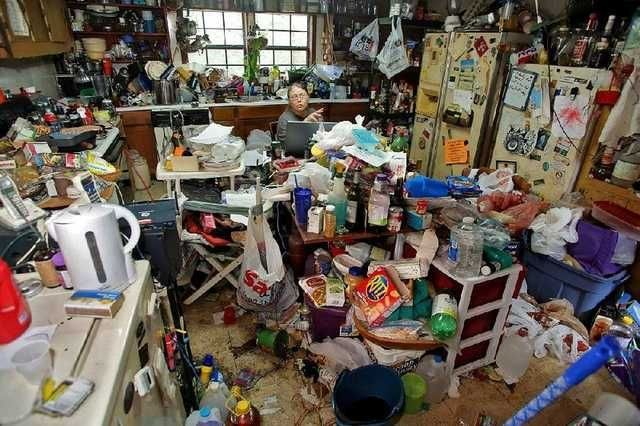
#> input picture backend/data/images/bad/bad_001.jpg, 640 x 426 px
$ python -i composition.py   (imports and definitions only)
#> lines starting #> are read from the running program, lines starting #| are printed output that depends on the picture
#> further down, picture is the input picture: shape (426, 640, 3); mean B, G, R 84.3, 93.9, 104
import cv2
import numpy as np


def _score_angle_deviation(deviations: np.ndarray, max_deviation: float) -> float:
    if deviations.size == 0:
        return 50.0

    mean_deviation = float(np.mean(deviations))
    score = 100 - (mean_deviation / max_deviation) * 100
    return float(np.clip(score, 0, 100))


def compute_composition_score(image: np.ndarray) -> float:
    """
    Computes a composition and geometric alignment score for an image.

    The score evaluates:
    - Vertical line alignment
    - Horizontal leveling (camera tilt)
    - Framing balance

    Returns:
        float: composition score normalized between 0 and 100
    """

    # --------------------------------------------------
    # 1. Convert image to grayscale and detect edges
    # --------------------------------------------------
    gray = cv2.cvtColor(image, cv2.COLOR_BGR2GRAY)
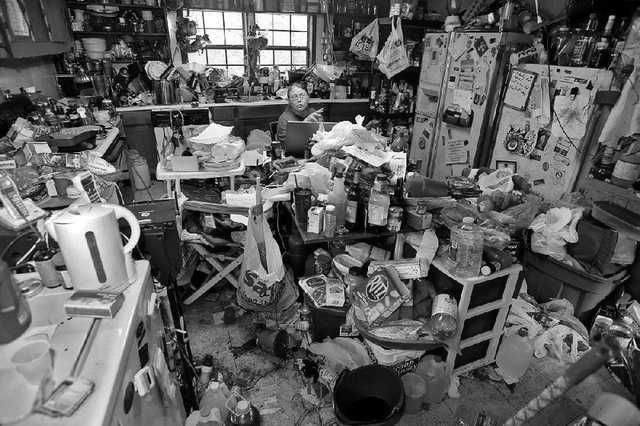
#> gray: shape (426, 640); min 0, max 255, mean 95.8
    edges = cv2.Canny(gray, threshold1=50, threshold2=150)
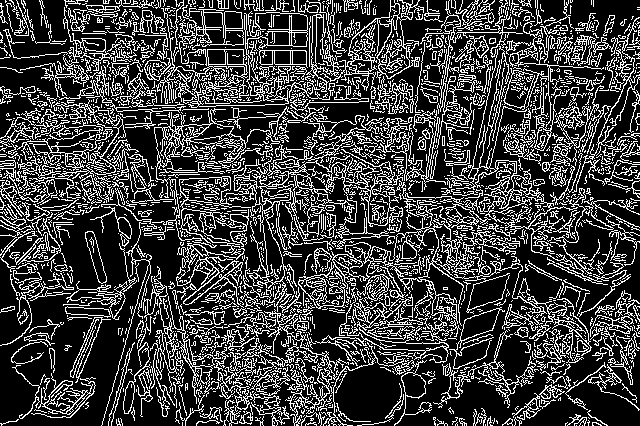
#> edges: shape (426, 640); 25.1% white in thin lines or dots

    # --------------------------------------------------
    # 2. Detect line segments
    # --------------------------------------------------
    height, width = edges.shape
#> height = 426; width = 640
    min_line_length = max(20, int(min(height, width) * 0.1))
#> min_line_length = 42

    lines = cv2.HoughLinesP(
        edges,
        rho=1,
        theta=np.pi / 180,
        threshold=80,
        minLineLength=min_line_length,
        maxLineGap=10
    )
#> lines = 1097 rows, first 6: [250, 345, 472, 123], [193, 64, 523, 64], [259, 254, 451, 62], [194, 289, 403, 80], [93, 33, 278, 218], [330, 256, 518, 68]

    vertical_deviation = []
    horizontal_deviation = []

    if lines is not None:
        for x1, y1, x2, y2 in lines[:, 0]:
            dx = x2 - x1
            dy = y2 - y1
            if dx == 0 and dy == 0:
                continue

            angle = np.degrees(np.arctan2(dy, dx))
            angle = angle % 180

            if 75 <= angle <= 105:
                vertical_deviation.append(abs(90 - angle))
            elif angle <= 15 or angle >= 165:
                horizontal_deviation.append(min(angle, 180 - angle))
#> this loop made 1097 passes
#> (x1, y1, x2, y2, dx, dy, angle) on passes 1 to 3: (250, 345, 472, 123, 222, -222, 135), (193, 64, 523, 64, 330, 0, 0), (259, 254, 451, 62, 192, -192, 135)
#> after the loop, horizontal_deviation = 653 values, max 15 at index 172, min 0 at index 0, mean 5.92; vertical_deviation = [8.53, 6.03, 0.651, 7.13, 0, 12.95]

    vertical_deviation = np.array(vertical_deviation, dtype=float)
    horizontal_deviation = np.array(horizontal_deviation, dtype=float)

    # --------------------------------------------------
    # 3. Score vertical and horizontal alignment
    # --------------------------------------------------
    vertical_score = _score_angle_deviation(vertical_deviation, max_deviation=15.0)
#> in _score_angle_deviation, `mean_deviation = float(np.mean(deviations))`: mean_deviation = 5.88
#> in _score_angle_deviation, `score = 100 - (mean_deviation / max_deviation) * 100`: score = 60.8
#> vertical_score = 60.8
    horizontal_score = _score_angle_deviation(horizontal_deviation, max_deviation=10.0)
#> horizontal_score = 40.75

    # --------------------------------------------------
    # 4. Score framing balance using edge distribution
    # --------------------------------------------------
    edge_points = np.column_stack(np.where(edges > 0))
#> edge_points = 68554 pairs, first value 0 to 425, second value 0 to 639
    if edge_points.size == 0:
        balance_score = 50.0
    else:
        ys, xs = edge_points[:, 0], edge_points[:, 1]
        center_x = float(np.mean(xs))
#> center_x = 322.4
        center_y = float(np.mean(ys))
#> center_y = 201.2

        norm_dx = abs(center_x - (width / 2)) / (width / 2)
#> norm_dx = 0.00762
        norm_dy = abs(center_y - (height / 2)) / (height / 2)
#> norm_dy = 0.0553
        imbalance = (norm_dx + norm_dy) / 2
#> imbalance = 0.0314

        balance_score = 100 - imbalance * 100
#> balance_score = 96.86
        balance_score = float(np.clip(balance_score, 0, 100))

    # --------------------------------------------------
    # 5. Combine components into final score
    # --------------------------------------------------
    composition_score = (
        0.4 * vertical_score +
        0.3 * horizontal_score +
        0.3 * balance_score
    )
#> composition_score = 65.6

    return float(np.clip(composition_score, 0, 100))

>>> import cv2
>>> picture = cv2.imread('../data/images/bad/bad_001.jpg')
>>> result = compute_composition_score(picture)
#> result = 65.6

$ run again, on backend/data/images/bad/bad_002.jpg
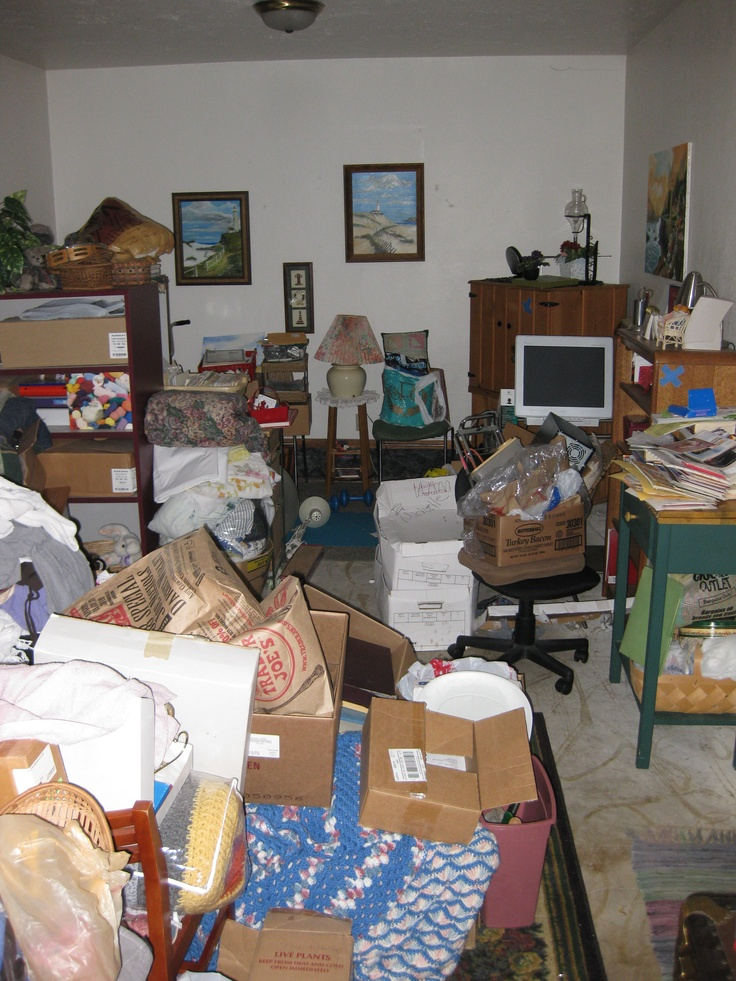
#> input picture backend/data/images/bad/bad_002.jpg, 736 x 981 px
#> picture is the input picture: shape (981, 736, 3); mean B, G, R 109.6, 116.4, 125.1
#> in compute_composition_score, `gray = cv2.cvtColor(image, cv2.COLOR_BGR2GRAY)`:
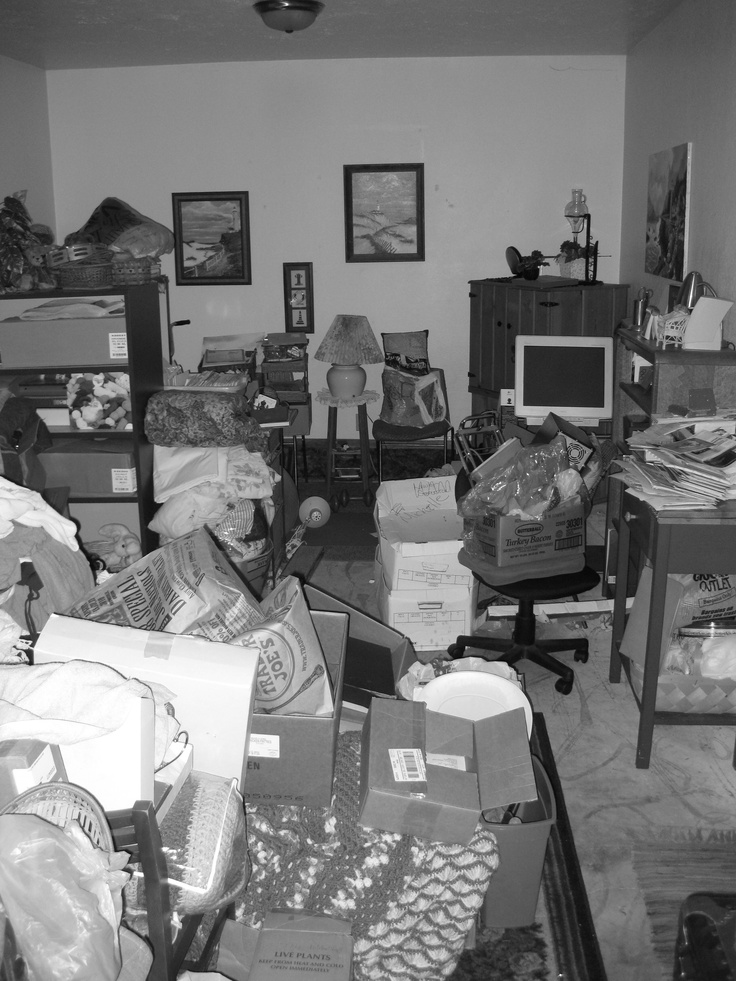
#> gray: shape (981, 736); min 1, max 255, mean 118.2
#> in compute_composition_score, `edges = cv2.Canny(gray, threshold1=50, threshold2=150)`:
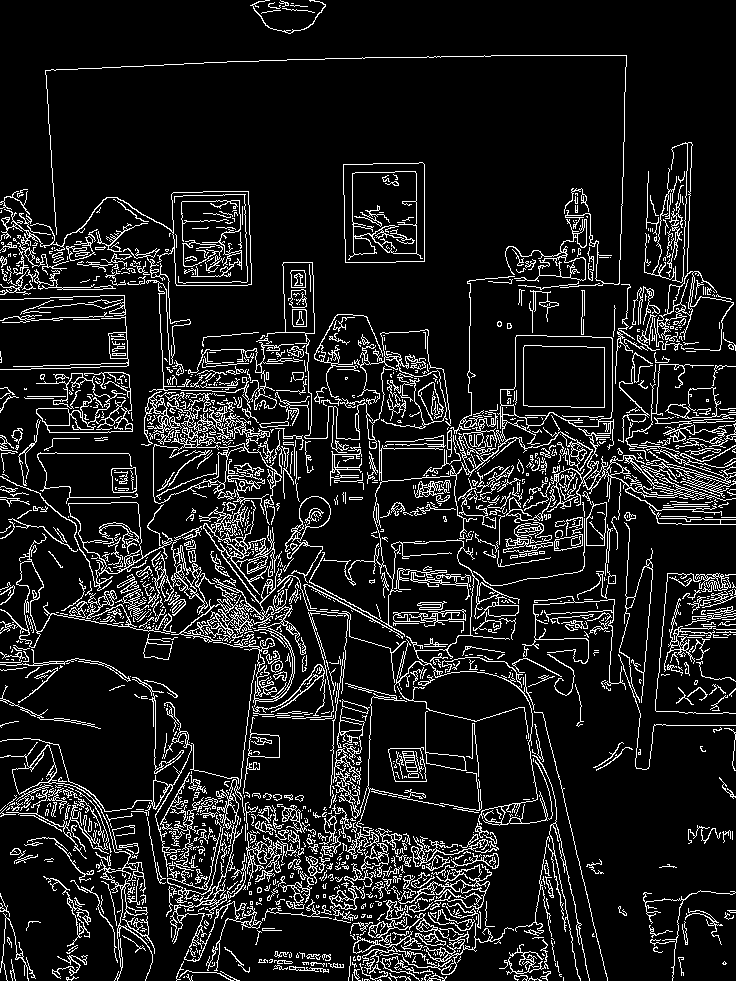
#> edges: shape (981, 736); 11.4% white in thin lines or dots
#> lines = 331 rows, first 6: [633, 356, 707, 282], [541, 467, 690, 318], [602, 503, 693, 412], [632, 359, 708, 283], [135, 467, 147, 642], [463, 523, 579, 407]
#> the loop in compute_composition_score, `for x1, y1, x2, y2 in lines[:, 0]:` made 331 passes
#> (x1, y1, x2, y2, dx, dy, angle) on passes 1 to 3: (633, 356, 707, 282, 74, -74, 135), (541, 467, 690, 318, 149, -149, 135), (602, 503, 693, 412, 91, -91, 135)
#> after the loop in compute_composition_score, `for x1, y1, x2, y2 in lines[:, 0]:`: horizontal_deviation = 53 values, max 14.04 at index 2, min 0 at index 15, mean 4.25; vertical_deviation = 66 values, max 14.81 at index 30, min 0 at index 23, mean 6.67
#> mean_deviation = 6.67
#> score = 55.5
#> horizontal_score = 57.52
#> edge_points = 82160 pairs, first value 0 to 980, second value 0 to 735
#> center_x = 350.5
#> center_y = 579.6
#> norm_dx = 0.0475
#> norm_dy = 0.182
#> imbalance = 0.115
#> balance_score = 88.54
#> composition_score = 66.02

$ run again, on backend/data/images/bad/bad_003.jpg
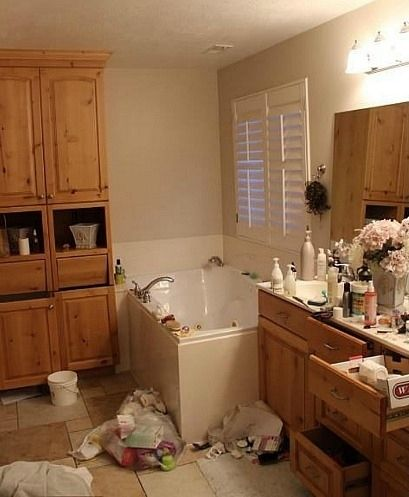
#> input picture backend/data/images/bad/bad_003.jpg, 409 x 497 px
#> picture is the input picture: shape (497, 409, 3); mean B, G, R 73, 103.9, 140.8
#> in compute_composition_score, `gray = cv2.cvtColor(image, cv2.COLOR_BGR2GRAY)`:
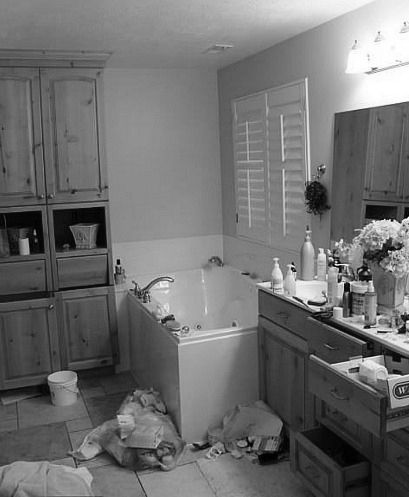
#> gray: shape (497, 409); min 0, max 255, mean 111.4
#> in compute_composition_score, `edges = cv2.Canny(gray, threshold1=50, threshold2=150)`:
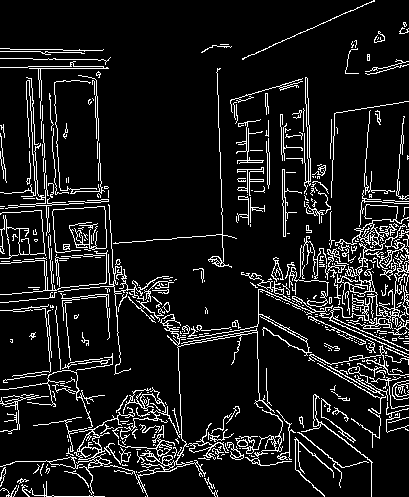
#> edges: shape (497, 409); 10.2% white in thin lines or dots
#> lines = 135 rows, first 6: [38, 49, 45, 172], [216, 72, 223, 266], [108, 187, 112, 254], [358, 241, 370, 107], [97, 107, 102, 206], [56, 309, 62, 388]
#> the loop in compute_composition_score, `for x1, y1, x2, y2 in lines[:, 0]:` made 135 passes
#> (x1, y1, x2, y2, dx, dy, angle) on passes 1 to 8: (38, 49, 45, 172, 7, 123, 86.74), (216, 72, 223, 266, 7, 194, 87.93), (108, 187, 112, 254, 4, 67, 86.58), (358, 241, 370, 107, 12, -134, 95.12), (97, 107, 102, 206, 5, 99, 87.11), (56, 309, 62, 388, 6, 79, 85.66), (0, 294, 173, 282, 173, -12, 176), (313, 416, 372, 462, 59, 46, 37.94)
#> after the loop in compute_composition_score, `for x1, y1, x2, y2 in lines[:, 0]:`: horizontal_deviation = 37 values, max 14.04 at index 27, min 1.06 at index 19, mean 7.87; vertical_deviation = 54 values, max 8.62 at index 15, min 0 at index 14, mean 2.56
#> mean_deviation = 2.56
#> score = 82.94
#> horizontal_score = 21.3
#> edge_points = 20633 pairs, first value 0 to 496, second value 0 to 408
#> center_x = 216.1
#> center_y = 291
#> norm_dx = 0.0569
#> norm_dy = 0.171
#> imbalance = 0.114
#> balance_score = 88.6
#> composition_score = 66.15

$ run again, on backend/data/images/bad/bad_004.jpg
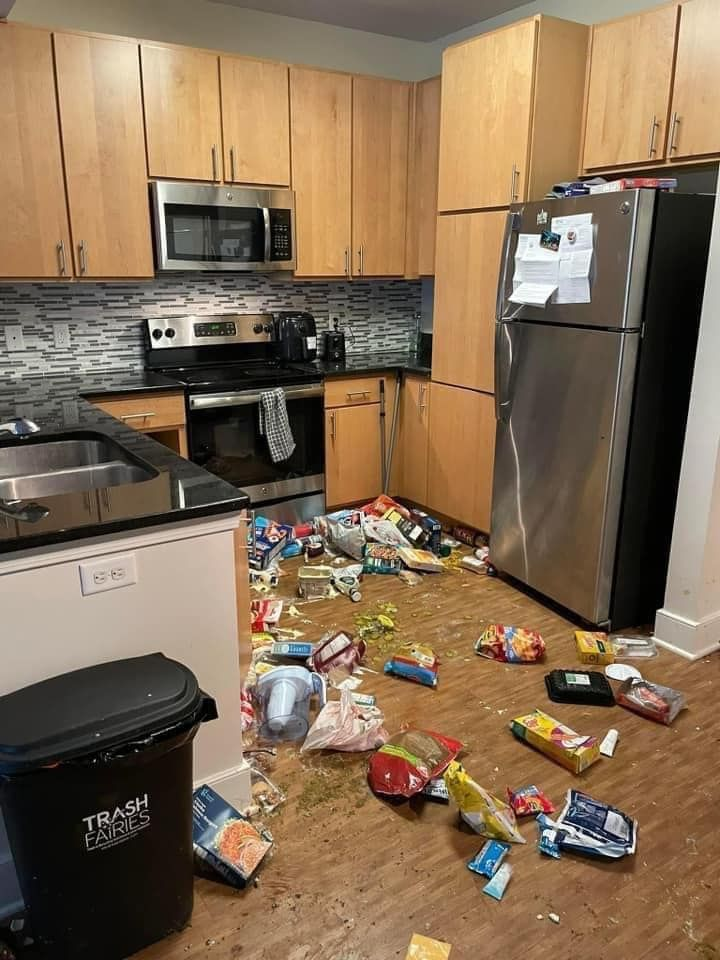
#> input picture backend/data/images/bad/bad_004.jpg, 720 x 960 px
#> picture is the input picture: shape (960, 720, 3); mean B, G, R 84.2, 109, 131.9
#> in compute_composition_score, `gray = cv2.cvtColor(image, cv2.COLOR_BGR2GRAY)`:
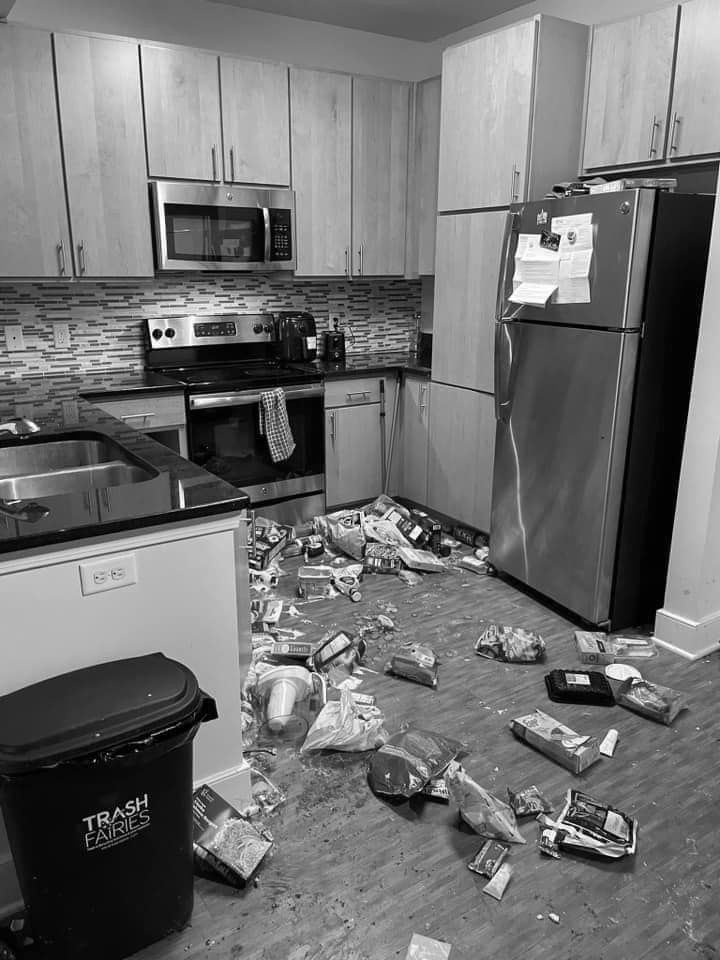
#> gray: shape (960, 720); min 0, max 255, mean 113
#> in compute_composition_score, `edges = cv2.Canny(gray, threshold1=50, threshold2=150)`:
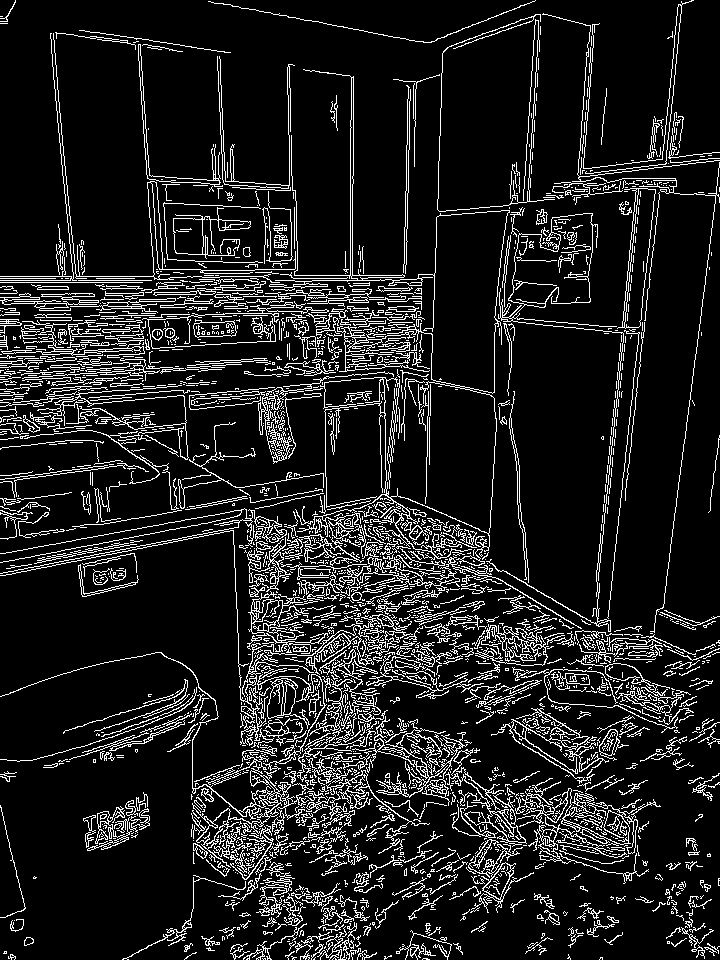
#> edges: shape (960, 720); 12.1% white in thin lines or dots
#> lines = 525 rows, first 6: [422, 628, 426, 528], [596, 596, 642, 161], [314, 514, 459, 659], [448, 754, 520, 826], [350, 380, 350, 120], [538, 771, 641, 874]
#> the loop in compute_composition_score, `for x1, y1, x2, y2 in lines[:, 0]:` made 525 passes
#> (x1, y1, x2, y2, dx, dy, angle) on passes 1 to 3: (422, 628, 426, 528, 4, -100, 92.29), (596, 596, 642, 161, 46, -435, 96.04), (314, 514, 459, 659, 145, 145, 45)
#> after the loop in compute_composition_score, `for x1, y1, x2, y2 in lines[:, 0]:`: horizontal_deviation = 42 values, max 14.71 at index 22, min 0 at index 0, mean 6.97; vertical_deviation = 225 values, max 14.98 at index 152, min 0 at index 2, mean 5.02
#> mean_deviation = 5.02
#> score = 66.55
#> horizontal_score = 30.31
#> edge_points = 83349 pairs, first value 0 to 959, second value 0 to 719
#> center_x = 352.2
#> center_y = 546.3
#> norm_dx = 0.0218
#> norm_dy = 0.138
#> imbalance = 0.08
#> balance_score = 92
#> composition_score = 63.31
